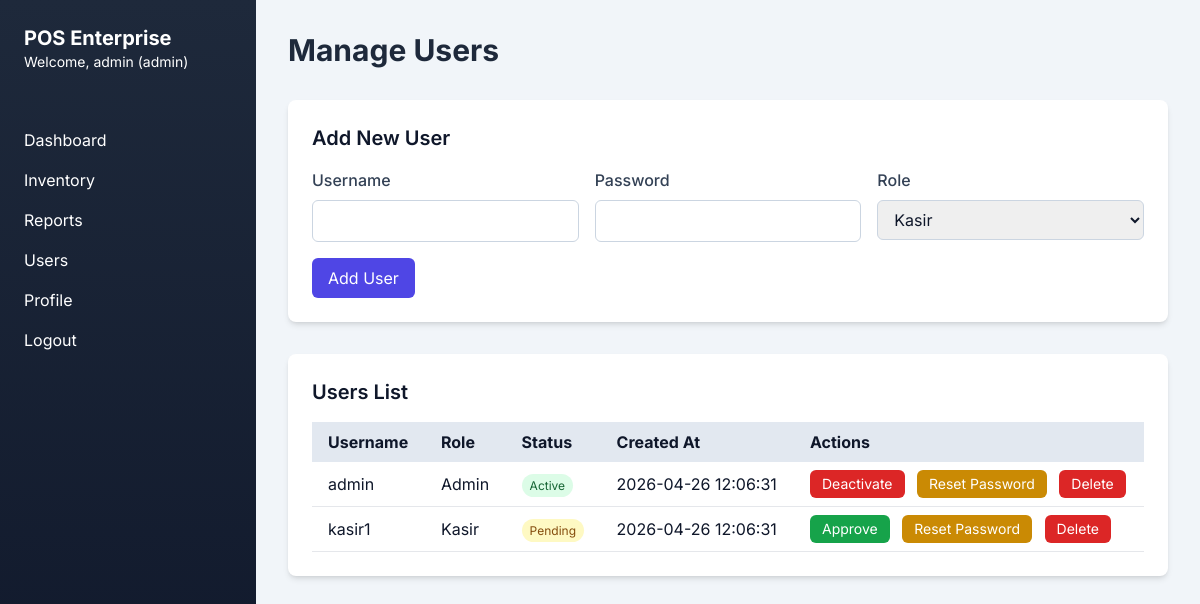
/users.php (signed in), run on the app's committed database.
### tables this page shows
CREATE TABLE users (
    id INT AUTO_INCREMENT PRIMARY KEY,
    username VARCHAR(50) UNIQUE NOT NULL,
    password VARCHAR(255) NOT NULL,
    role ENUM('admin', 'kasir') NOT NULL,
    status ENUM('pending', 'active', 'inactive') DEFAULT 'pending',
    created_at TIMESTAMP DEFAULT CURRENT_TIMESTAMP
);

### users.php (the view, shortened to what this page needs)
<?php
require_once 'config.php';
$database = new Database();
$db = $database->getConnection();
$statusColumn = false;
$stmt = $db->prepare("SHOW COLUMNS FROM users LIKE 'status'");
if ($stmt) {
    $stmt->execute();
    $result = $stmt->get_result();
    $statusColumn = $result && $result->num_rows > 0;
}
$selectQuery = $statusColumn ? "SELECT id, username, role, status, created_at FROM users ORDER BY created_at DESC" : "SELECT id, username, role, created_at FROM users ORDER BY created_at DESC";
$stmt = $db->prepare($selectQuery);
if ($stmt) {
    $stmt->execute();
    $users = $stmt->get_result()->fetch_all(MYSQLI_ASSOC);
} else {
    $users = [];
    $error = "Error fetching users: " . $db->error;
}
?>
<!DOCTYPE html>
<html lang="id">
<head>
</head>
<body class="bg-slate-100">
    <div class="flex h-screen page-wrapper">
        <?php include 'sidebar.php'; ?>
        <div class="flex-1 p-8 main-content">
            <h1 class="text-3xl font-bold mb-8 text-slate-800">Manage Users</h1>
            <div class="bg-white p-6 rounded-lg shadow-md mb-8">
                <h2 class="text-xl font-semibold mb-4">Add New User</h2>
                <form method="POST">
                    <div class="grid grid-cols-1 md:grid-cols-3 gap-4">
                        <div>
                            <label class="block text-slate-700 font-medium mb-2">Username</label>
                            <input type="text" name="username" required class="w-full px-3 py-2 border border-slate-300 rounded-md focus:outline-none focus:ring-2 focus:ring-indigo-500">
                        </div>
                        <div>
                            <label class="block text-slate-700 font-medium mb-2">Password</label>
                            <input type="password" name="password" required class="w-full px-3 py-2 border border-slate-300 rounded-md focus:outline-none focus:ring-2 focus:ring-indigo-500">
                        </div>
                        <div>
                            <label class="block text-slate-700 font-medium mb-2">Role</label>
                            <select name="role" required class="w-full px-3 py-2 border border-slate-300 rounded-md focus:outline-none focus:ring-2 focus:ring-indigo-500">
                                <option value="kasir">Kasir</option>
                            </select>
                        </div>
                    </div>
                    <button type="submit" name="add_user" class="mt-4 bg-indigo-600 text-white px-4 py-2 rounded-md hover:bg-indigo-700">Add User</button>
                </form>
            </div>
            <div class="bg-white p-6 rounded-lg shadow-md">
                <h2 class="text-xl font-semibold mb-4">Users List</h2>
                <table class="w-full table-auto">
                    <thead>
                        <tr class="bg-slate-200">
                            <th class="px-4 py-2 text-left">Username</th>
                            <th class="px-4 py-2 text-left">Role</th>
                            <?php if ($statusColumn): ?><th class="px-4 py-2 text-left">Status</th><?php endif; ?>
                            <th class="px-4 py-2 text-left">Created At</th>
                            <th class="px-4 py-2 text-left">Actions</th>
                        </tr>
                    </thead>
                    <tbody>
                        <?php foreach ($users as $user): ?>
                        <tr class="border-b">
                            <td class="px-4 py-2"><?php echo htmlspecialchars($user['username']); ?></td>
                            <td class="px-4 py-2"><?php echo htmlspecialchars(ucfirst($user['role'])); ?></td>
                            <?php if ($statusColumn): ?>
                            <td class="px-4 py-2">
                                <span class="px-2 py-1 rounded-full text-xs <?php echo $user['status'] === 'active' ? 'bg-green-100 text-green-800' : ($user['status'] === 'pending' ? 'bg-yellow-100 text-yellow-800' : 'bg-red-100 text-red-800'); ?>">
                                    <?php echo htmlspecialchars(ucfirst($user['status'])); ?>
                                </span>
                            </td>
                            <?php endif; ?>
                            <td class="px-4 py-2"><?php echo htmlspecialchars($user['created_at']); ?></td>
                            <td class="px-4 py-2">
                                <?php if ($statusColumn && isset($user['status']) && $user['status'] === 'pending'): ?>
                                    <form method="POST" class="inline">
                                        <button type="submit" name="approve" class="bg-green-600 text-white px-3 py-1 rounded-md hover:bg-green-700 text-sm">Approve</button>
                                    </form>
                                <?php elseif ($statusColumn && isset($user['status']) && $user['status'] === 'active'): ?>
                                    <form method="POST" class="inline">
                                        <button type="submit" name="deactivate" class="bg-red-600 text-white px-3 py-1 rounded-md hover:bg-red-700 text-sm">Deactivate</button>
                                    </form>
                                <?php endif; ?>
                                <form method="POST" class="inline ml-2">
                                    <button type="submit" name="reset_password" onclick="return confirm('Reset password to default?')" class="bg-yellow-600 text-white px-3 py-1 rounded-md hover:bg-yellow-700 text-sm">Reset Password</button>
                                </form>
                                <form method="POST" class="inline ml-2">
                                    <button type="submit" name="delete_user" onclick="return confirm('Are you sure you want to delete this user?')" class="bg-red-600 text-white px-3 py-1 rounded-md hover:bg-red-700 text-sm">Delete</button>
                                </form>
                            </td>
                        </tr>
                        <?php endforeach; ?>
                    </tbody>
                </table>
            </div>
        </div>
    </div>
</body>
</html>

### style.css (style rules this page uses)
:root { color-scheme: light; font-family: 'Inter', sans-serif; --bg: #eef2ff; --surface: #ffffff; --surface-alt: #f8fafc; --text: #0f172a; --muted: #475569; --primary: #4f46e5; --primary-dark: #4338ca; --success: #16a34a; --warning: #f59e0b; --danger: #dc2626; }
body { margin: 0; background: radial-gradient(circle at top left, rgba(79,70,229,0.08), transparent 30%), linear-gradient(180deg, #eef2ff 0%, #f8fafc 100%); color: var(--text); }
button, input, select, textarea { font-family: inherit; }

### config.php (style rules this page uses)
body { font-family: 'Inter', sans-serif; background: #eef2ff; min-height: 100vh; }
.page-wrapper { min-height: 100vh; }
.main-content { z-index: 0; }

### data on the page
users: username "admin", role "Admin", status "Active", created_at "2026-04-26 12:06:31"
users: username "kasir1", role "Kasir", status "Pending", created_at "2026-04-26 12:06:31"

### other printed values
$_SESSION['username'] "admin"
$role "admin"
